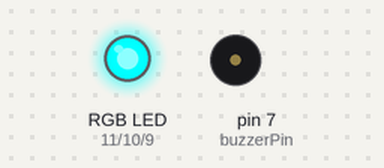
Simulated run of this sketch. Board: Arduino Uno, built with avr-gcc and run on an emulated ATmega328P. Parts: an RGB LED mixed from three pins (HIGH = lit), buzzer (waves = sounding).

Above: at 0.1 s.
At 2.1 s:
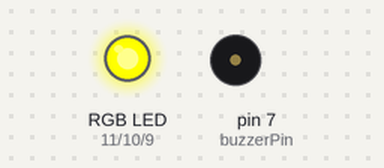
At 4.1 s:
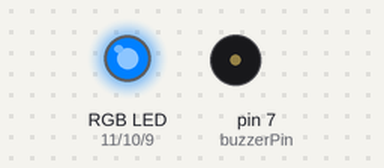
At 9.1 s:
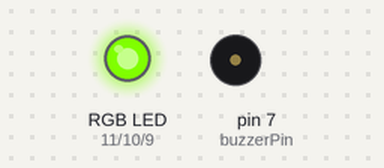
At 21.1 s:
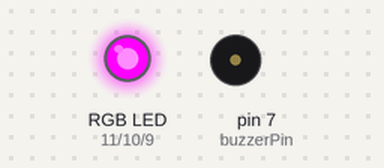
At 30.1 s:
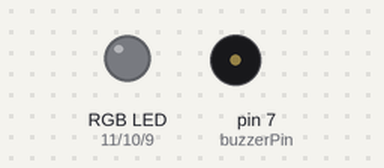
Timing chart, 0 to 40.0 s (numbered marks = the images above):
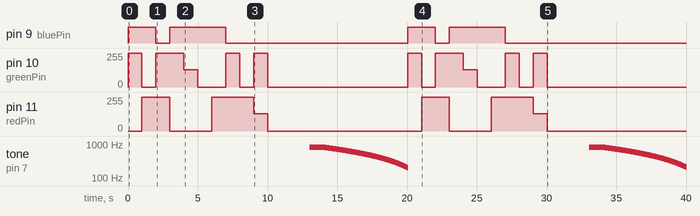

Measured:
- by itself, pin 9 (bluePin): LOW → HIGH at 0.00 s, → LOW 2.0 s later, → HIGH 1.0 s later, → LOW 4.0 s later, … (8 changes in this stretch)
- by itself, pin 11 (redPin): 0/255 → 255/255 at 1.0 s, → 0/255 2.0 s later, → 255/255 3.0 s later, → 128/255 3.0 s later, … (10 changes in this stretch)
- by itself, pin 10 (greenPin): 0/255 → 255/255 at 0.00 s, → 0/255 1.0 s later, → 255/255 1.0 s later, → 128/255 2.0 s later, … (18 changes in this stretch)

The sketch:

RGB.ino
```cpp
/*************************************************************************
 * name:Rainbow LED
 * Function:you can see RGB LED flash red, green and blue first, and then change to red, orange, yellow, green, blue, indigo and purple.
 * Note:because the RGB module is common anode,so when you want to turn on a color ,you need to set it as 0
 ********************************************************************/
const int redPin = 11;  // R petal on RGB LED module connected to digital pin 11
const int greenPin = 10;  // G petal on RGB LED module connected to digital pin 10
const int bluePin = 9;  // B petal on RGB LED module connected to digital pin 9

const int buzzerPin = 7;//the buzzer pin attach to
int fre;//set the variable to store the frequence value
/**************************************************************************/
void setup()
{
  pinMode(redPin, OUTPUT); // sets the redPin to be an output
  pinMode(greenPin, OUTPUT); // sets the greenPin to be an output
  pinMode(bluePin, OUTPUT); // sets the bluePin to be an output
  pinMode(buzzerPin,OUTPUT);//set buzzerPin as OUTPUT
}
/***************************************************************************/
void loop()  // run over and over again
{
  // Basic colors:
  color(0,255,255); // turn the RGB LED red
  delay(1000); // delay for 1 second
  color(255,0,255); // turn the RGB LED green
  delay(1000); // delay for 1 second
  color(255,255,0); // turn the RGB LED blue
  delay(1000); // delay for 1 second
  // Example blended colors:
  color(0,255,255); // turn the RGB LED red
  delay(1000); // delay for 1 second
  color(0,128,255); // turn the RGB LED orange
  delay(1000); // delay for 1 second
  color(0,0,255); // turn the RGB LED yellow
  delay(1000); // delay for 1 second
  color(255,0,255); // turn the RGB LED green
  delay(1000); // delay for 1 second
  color(255,255,0); // turn the RGB LED blue
  delay(1000); // delay for 1 second
  color(255,0,0); // turn the RGB LED  indigo
  delay(1000); // delay for 1 second
  color(128,255,0); // turn the RGB LED purple
  delay(1000); // delay for 1 second

color(0,0,0); // turn the RGB LED purple

  for(int i = 200;i <= 800;i++)   //frequence loop from 200 to 800
  {
    tone(buzzerPin,i);   //in pin7 generate a tone,it frequence is i
    delay(5);    //wait for 5 milliseconds
  }
  delay(1000);   //wait for 4 seconds on highest frequence
  for(int i = 800;i >= 200;i--)  //frequence loop from 800 downto 200
  {
    tone(buzzerPin,i);  //in pin7 generate a tone,it frequence is i
    delay(10);  //delay 10ms
  }
  noTone(buzzerPin);
}
/******************************************************/
void color (unsigned char red, unsigned char green, unsigned char blue)     // the color generating function
{
  analogWrite(redPin, red);
  analogWrite(bluePin, blue);
  analogWrite(greenPin, green);
}
/******************************************************/
```
